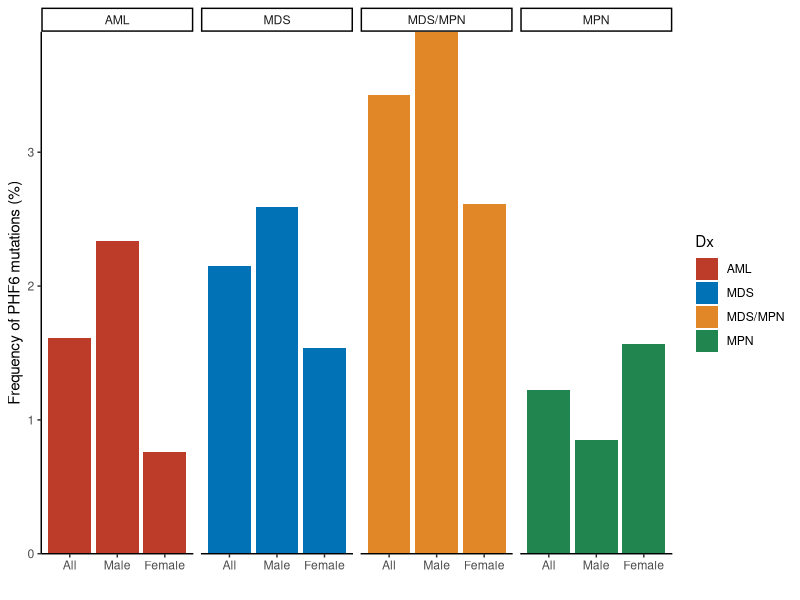

Source code (R):
library(ggplot2)
library(ggsci)
data <- as.data.frame(c("AML", "AML", "AML", "MDS", "MDS", "MDS", "MDS/MPN", "MDS/MPN", "MDS/MPN", "MPN", "MPN", "MPN"))
colnames(data) <- "Dx"
data$Sex <- c("All", "Male", "Female", "All", "Male", "Female", "All", "Male", "Female", "All", "Male", "Female")
data$Percent <- c(1.61, 2.34, 0.76, 2.15, 2.59, 1.54, 3.43, 3.90, 2.61, 1.22, 0.85, 1.57)

data <- transform(data, Dx=factor(Dx, levels=c("AML", "MDS", "MDS/MPN", "MPN")))
data <- transform(data, Sex=factor(Sex, levels=c("All", "Male", "Female")))

g <- ggplot(data, aes(x=Sex, y=Percent, fill=Dx))
g <- g + geom_bar(stat="identity")
g <- g + xlab("") + ylab("Frequency of PHF6 mutations (%)")
g <- g + scale_y_continuous(expand=c(0,0))
g <- g + theme_classic()
g <- g + scale_fill_nejm()
g <- g + facet_grid(. ~ Dx, scales="free")
g